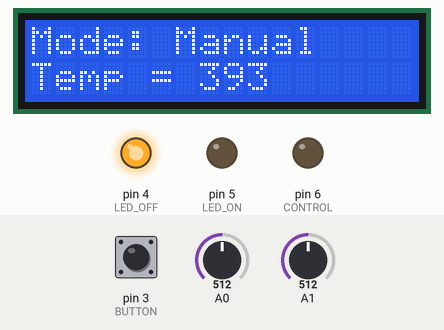
Simulated run of this sketch. Board: Arduino Uno, built with avr-gcc and run on an emulated ATmega328P. Parts: 16×2 character LCD, output pins drawn as LEDs (lit = HIGH). The inputs (shaded band) are chosen by the test bench; at power-on: pin 3 (BUTTON) LOW, A0 = 512, A1 = 512. What the sketch prints to the serial monitor is not drawn.

Above: at 1.6 s.
1.7 s: pin 3 (BUTTON) pulled HIGH for 3.2 s
At 5.2 s:
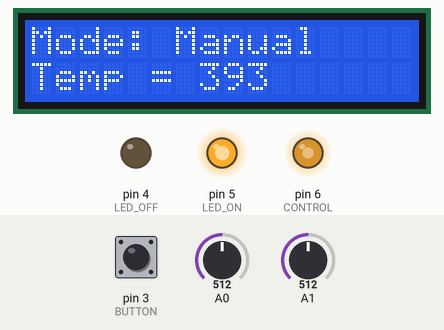
6.4 s: A0 set to 716
At 8.2 s:
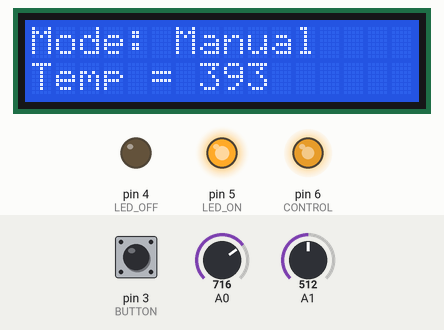
8.6 s: A0 set to 122
At 10.2 s:
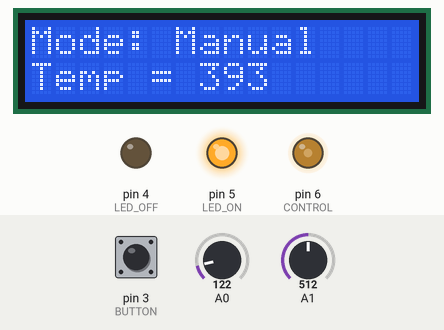
10.6 s: A1 set to 716
At 13.1 s:
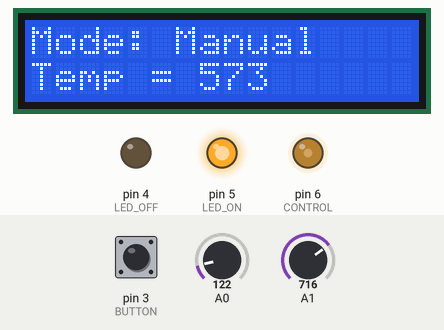
13.6 s: A1 set to 900
At 16.1 s:
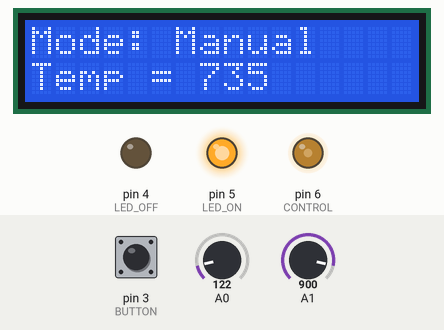
16.6 s: pin 3 (BUTTON) pulled HIGH for 1.15 s
At 18.2 s:
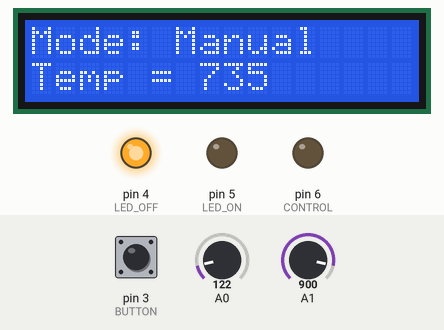
Timing chart, 0 to 19.7 s (numbered marks = the images above; inputs shaded):
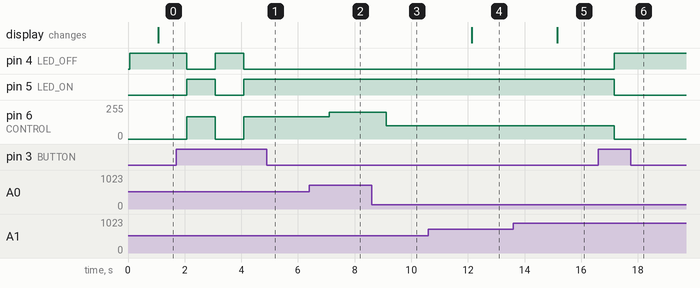

The sketch:

edit_5_459_with_newest_code.ino
```cpp
#include <LiquidCrystal.h>
#include <IRremote.h>

const int rs = A3, en = A2, d4 = 10, d5 = 9, d6 = 8, d7 = 7;
LiquidCrystal lcd(rs, en, d4, d5, d6, d7);

const int BUTTON = 3;
const int LED_ON = 5;
const int LED_OFF = 4;
int BUTTONstate = 0;
bool motor_state = false;
const byte CONTROL = 6;
int manualvalue = 0;
int autovalue = 0;
int celsius = 0;
int fahrenheit = 0;
bool mode = false; //manual = false, auto = true
int RECV_PIN = 11;

//IR Library stuff
IRrecv irrecv(RECV_PIN);
decode_results results;


void setup()
{
  // set up the LCD's number of columns and rows:
  lcd.begin(16, 2);
  // initialize the serial communications:
  Serial.begin(9600);
  irrecv.enableIRIn();

  pinMode(BUTTON, INPUT);
  pinMode(LED_ON, OUTPUT);
  pinMode(LED_OFF, OUTPUT);
  pinMode(CONTROL, OUTPUT);
  pinMode(A0, INPUT);
  pinMode(A1, INPUT);
}

void loop()
{
  if (irrecv.decode(&results)) {//irrecv.decode(&results) returns true if anything is recieved, and stores info in varible results
    unsigned int value = results.value; //Get the value of results as an unsigned int, so we can use switch case
    switch (value)
    {
      case 255:
      mode=!mode;
      motor_state = false;
    }

    irrecv.resume(); // Receive the next value
  }

  celsius = map(((analogRead(A1) - 20) * 3.04), 0, 1023, -40, 125);
  fahrenheit = ((celsius * 9) / 5 + 32);

  if (mode == false)
  {
    BUTTONstate = digitalRead(BUTTON);

   	if (BUTTONstate == HIGH)
  	{
    	Serial.println("CLICK");
    	motor_state = !motor_state;
  	}
  	else
    {}

  	if (motor_state == true)
  	{
    	manualvalue = map(analogRead(A0), 0, 1023,77, 255);
      digitalWrite(LED_ON, HIGH);
    	digitalWrite(LED_OFF, LOW);
  		analogWrite(CONTROL, manualvalue);

      Serial.print("Potentiometer = ");
  		Serial.print(analogRead(A0));
  		Serial.print(" , Motor = ");
  		Serial.println(manualvalue);
  	}
  	else
    {
      digitalWrite(LED_ON, LOW);
    	digitalWrite(LED_OFF, HIGH);
    	analogWrite(CONTROL, 0);

      Serial.print("Potentiometer = ");
  		Serial.print("0");
  		Serial.print(" , Motor = ");
  		Serial.println("0");
	}
  }
  else
  {
  	if (fahrenheit >= 90)
    {
    	motor_state = true;
    	autovalue = map(fahrenheit, 90, 110,77, 255);

   		if(fahrenheit >= 110)
    	{
     		autovalue = 255;
    	}
    }
    else
    {
    	motor_state = false;
      	autovalue = 0;
    }

    if (motor_state == true)
    {
    	digitalWrite(LED_ON, HIGH);
    	digitalWrite(LED_OFF, LOW);
  		analogWrite(CONTROL, autovalue);
    }
    else
    {
    	digitalWrite(LED_ON, LOW);
    	digitalWrite(LED_OFF, HIGH);
    	analogWrite(CONTROL, 0);
	}

   	Serial.print("Temperature = ");
  	Serial.print(fahrenheit);

  	Serial.print(" , Motor = ");
  	Serial.println(autovalue);
  }

  delay(1000);
  lcd.clear();

  lcd.setCursor(0, 0);

  if (mode == false)
  {
  	lcd.print("Mode: Manual");
  }
  else
  {
    lcd.print("Mode: Auto");
  }

  lcd.setCursor(0, 1);
  lcd.print("Temp = ");
  lcd.print(fahrenheit);

}
```

Measured:
- after the input at 1.7 s, pin 4 (LED_OFF): HIGH → LOW after 0.38 s, → HIGH 1.0 s later, → LOW 1.0 s later; pin 5 (LED_ON): LOW → HIGH after 0.38 s, → LOW 1.0 s later, → HIGH 1.0 s later; pin 6 (CONTROL): 0/255 → 166/255 after 0.38 s, → 0/255 1.0 s later, → 166/255 1.0 s later
- after the input at 6.4 s, pin 6 (CONTROL): 166/255 → 201/255 after 0.71 s
- after the input at 8.6 s, pin 6 (CONTROL): 201/255 → 98/255 after 0.52 s
- after the input at 10.6 s, the display: changes after 1.5 s (image 4)
- after the input at 13.6 s, the display: changes after 1.6 s (image 5)
- after the input at 16.6 s, pin 4 (LED_OFF): LOW → HIGH after 0.57 s; pin 5 (LED_ON): HIGH → LOW after 0.57 s; pin 6 (CONTROL): 98/255 → 0/255 after 0.57 s
